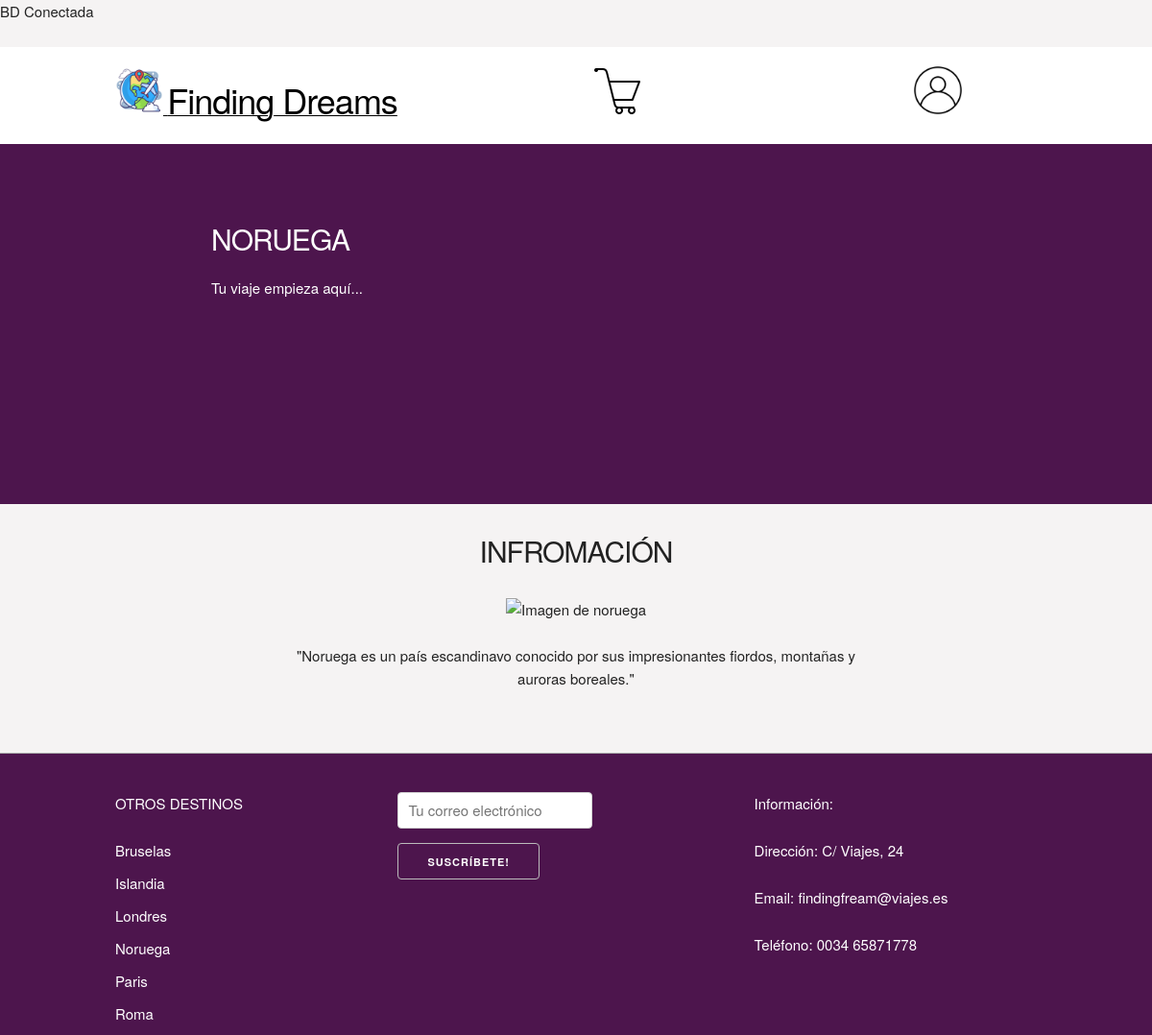
The app's page /detalle-viaje.php?id=4 with its own data.
### tables this page shows
CREATE TABLE `destinos` (
  `id` int(11) NOT NULL,
  `nombre` varchar(255) NOT NULL,
  `descripcion` text DEFAULT NULL,
  `precio` int(11) DEFAULT NULL
);

### controladores/destinos.php (called while the page is built, shortened)
<?php
function mostrarDestinos($conn)
{
    try {
        $query = "SELECT d.*,
        CASE WHEN f.id_usuario IS NOT NULL THEN 1 ELSE 0 END AS es_favorito
      FROM destinos d
      LEFT JOIN favoritos f ON d.id = f.id_destino AND f.id_usuario = :id_usuario";
        $statement = $conn->prepare($query);
        $statement->bindParam(':id_usuario', $_SESSION['id'], PDO::PARAM_INT);
        $statement->execute();
        $destinos = $statement->fetchAll(PDO::FETCH_ASSOC);
        return $destinos;
    } catch (PDOException $e) {
        exit;
    }
}
function mostrarDestinoPorId($conn, $id)
{
    try {
        $query = "SELECT * FROM destinos WHERE id = :id";
        $statement = $conn->prepare($query);
        $statement->bindParam(':id', $id, PDO::PARAM_INT);
        $statement->execute();
        $destino = $statement->fetch(PDO::FETCH_ASSOC);
        return $destino;
    } catch (PDOException $e) {
        exit;
    }
}

### detalle-viaje.php (the view, shortened to what this page needs)
<?php include('layout/header.php');
$destinoDetalle = mostrarDestinoPorId($conn, $_GET['id']);
if ($destinoDetalle) {
    echo '
    <div id="hero">
    <div class="container">
        <div class="row">
            <div class="six columns">
                <div class="contenido-hero">
                    <h2 style="color: white">' . strtoupper($destinoDetalle['nombre']) . '</h2>
                    <p style="color: white">Tu viaje empieza aquí...</p>
                </div>
            </div>
        </div>
    </div>
</div>
<div id="viajes" class="container" style="text-align: center;">
    <h2 id="encabezado" class="encabezado">INFROMACIÓN</h2>
    <div id="viajes" class="container" style="text-align: center;">
        <div class="container">
            <div class="row justify-content-center align-items-center">
                <div class="col-md-6 text-center">
                    <img src="img/' . strtolower($destinoDetalle['nombre']) . '.jpg" class="img-fluid" alt="Imagen de ' . strtolower($destinoDetalle['nombre']) . '" width="70%">
                    <div class="mt-3">
                        </br>
                        <p>"' . $destinoDetalle['descripcion'] . '"</p>
                    </div>
                </div>
            </div>
        </div>
    </div>
</div>
    ';
}
?>
<?php include('layout/footer.php'); ?>

### layout/footer.php (shortened to what this page needs)
<footer id="footer" class="footer">
    <div class="container">
        <div class="row">
            <div class="four columns">
                <p style="color:white">OTROS DESTINOS</p>
                <nav id="principal" class="menu">
                    <?php
                    $destinos = mostrarDestinos($conn);
                    foreach ($destinos as $destino) {
                        echo '
                        <a class="enlace" href="detalle-viaje.php?id=' . $destino['id'] . '" style="color:white">' . $destino['nombre'] . '</a>
                        ';
                    }
                    ?>
                </nav>
            </div>
            <div class="four columns u-pull-right">
                <div id="secundaria" class="menu">
                    <p style="color:white">Información:</p>
                    <p class="enlace" href="#" style="color:white">Dirección: C/ Viajes, 24</p>
                    <p class="enlace" href="#" style="color:white">Email: findingfream@viajes.es</p>
                    <p class="enlace" href="#" style="color:white">Teléfono: 0034 65871778</p>
                </div>
            </div>
            <form id="formSuscripcion" action="/controladores/suscripcion.php" method="post">
                <input type="email" name="email" placeholder="Tu correo electrónico" required>
                <button type="submit" style="color:white" title="Subscríbete a nuestra news letter">Suscríbete!</button>
            </form>
        </div>
    </div>
</footer>
</body>
</html>

### css/skeleton.css (style rules this page uses)
.container { position: relative; width: 100%; max-width: 960px; margin: 0 auto; padding: 0 20px; box-sizing: border-box; }
.column, .columns { width: 100%; float: left; box-sizing: border-box; }
@media (min-width: 400px) { .container { width: 85%; padding: 0; } }
@media (min-width: 550px) { .container { width: 80%; } }
@media (min-width: 550px) { .column, .columns { margin-left: 4%; } }
@media (min-width: 550px) { .column:first-child, .columns:first-child { margin-left: 0; } }
@media (min-width: 550px) { .four.columns { width: 30.6666666667%; } }
@media (min-width: 550px) { .six.columns { width: 48%; } }
html { font-size: 62.5%; }
body { font-size: 1.5em; line-height: 1.6; font-weight: 400; font-family: "Raleway", "HelveticaNeue", "Helvetica Neue", Helvetica, Arial, sans-serif; color: #222; }
h1, h2, h3, h4, h5, h6 { margin-top: 0; margin-bottom: 2rem; font-weight: 300; }
h2 { font-size: 3.6rem; line-height: 1.25; letter-spacing: -.1rem; }
@media (min-width: 550px) { h2 { font-size: 4.2rem; } }
p { margin-top: 0; }
a { color: black; }
.button, button, input[type="submit"], input[type="reset"], input[type="button"] { display: inline-block; height: 38px; padding: 0 30px; color: #555; text-align: center; font-size: 11px; font-weight: 600; line-height: 38px; letter-spacing: .1rem; text-transform: uppercase; text-decoration: none; white-space: nowrap; background-color: transparent; border-radius: 4px; border: 1px solid #bbb; cursor: pointer; box-sizing: border-box; }
input[type="email"], input[type="number"], input[type="search"], input[type="text"], input[type="tel"], input[type="url"], input[type="password"], textarea, select { height: 38px; padding: 6px 10px; background-color: #fff; border: 1px solid #D1D1D1; border-radius: 4px; box-shadow: none; box-sizing: border-box; }
input[type="email"], input[type="number"], input[type="search"], input[type="text"], input[type="tel"], input[type="url"], input[type="password"], textarea { -webkit-appearance: none; -moz-appearance: none; appearance: none; }
button, .button { margin-bottom: 1rem; }
input, textarea, select, fieldset { margin-bottom: 1.5rem; }
pre, blockquote, dl, figure, table, p, ul, ol, form { margin-bottom: 2.5rem; }
.u-pull-right { float: right; }
.container:after, .row:after, .u-cf { content: ""; display: table; clear: both; }

### css/custom.css (style rules this page uses)
html { font-size: 62.5%; scroll-behavior: smooth; }
body { background-color: #f5f3f3; }
h2 { font-size: 3rem; }
#hero { background-color: rgb(77, 21, 77); height: 375px; background-position: center -320px; }
#encabezado { margin: 30px 0; }
.contenido-hero { margin-top: 80px; color: black; margin-left: 100px; }
.footer { background-color: rgb(77, 21, 77); margin-top: 40px; border-top: 1px solid #aaa; padding-top: 40px; }
.footer .menu a { display: block; margin-bottom: 10px; text-decoration: none; }

### records on screen
destinos: nombre "NORUEGA", descripcion "Noruega es un país escandinavo conocido por sus impresionantes fiordos, montañas y auroras boreales.", nombre "Noruega"
destinos: nombre "Bruselas"
destinos: nombre "Islandia"
destinos: nombre "Londres"
destinos: nombre "Paris"
destinos: nombre "Roma"
